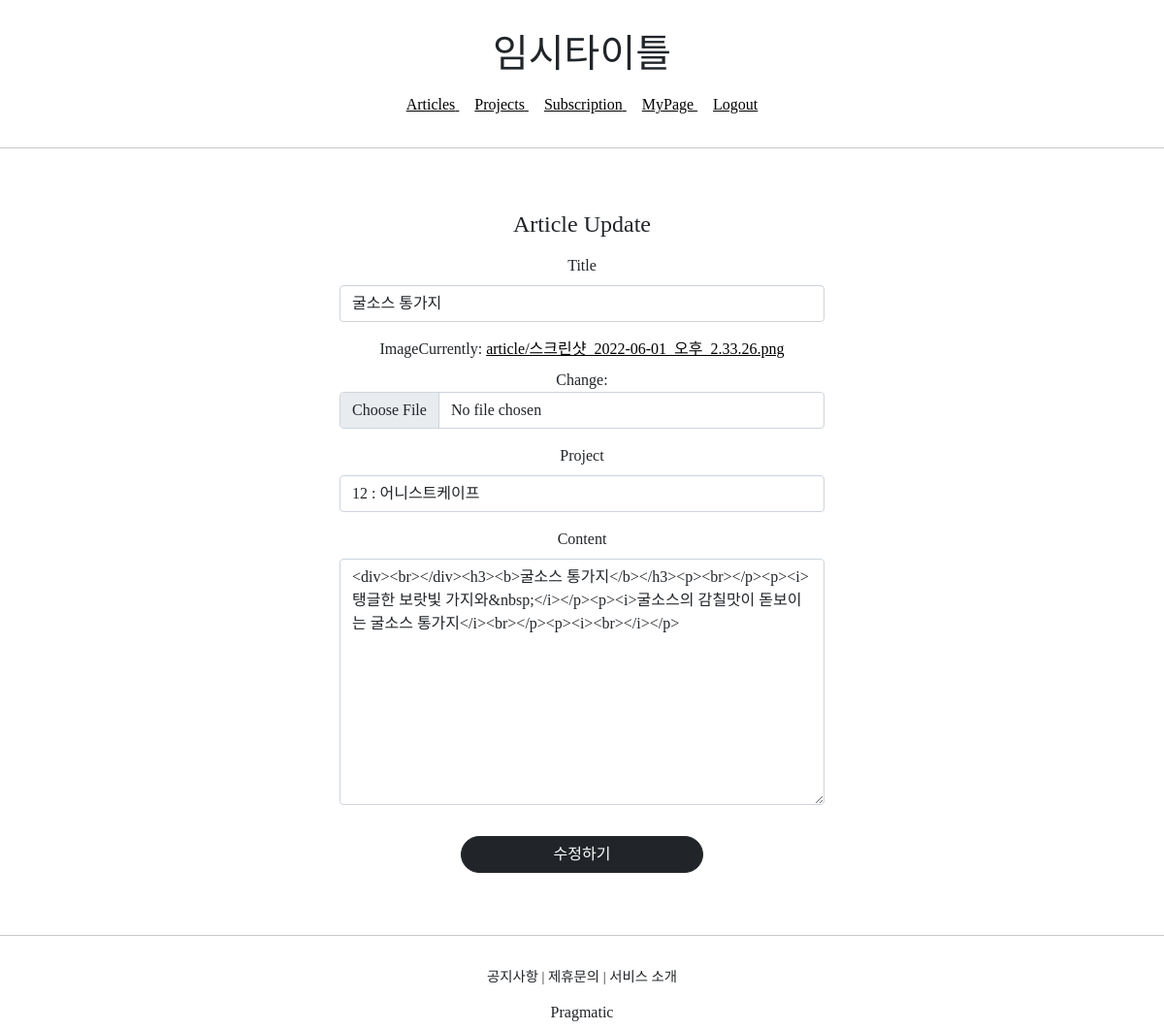
The page /articles/update/42 (signed in) on the database its author committed.
### articleapp/models.py (models this page shows)
class Article(models.Model):
    writer = models.ForeignKey(User, on_delete=models.SET_NULL, related_name='article',null=True)
    project = models.ForeignKey(Project, on_delete=models.SET_NULL, related_name='article', null=True)
    title = models.CharField(max_length=200, null=True)
    image = models.ImageField(upload_to='article/', null=False)
    content = models.TextField(null=True)
    created_at = models.DateField(auto_now_add=True, null=True)
    like = models.IntegerField(default=0)

### projectapp/models.py (models this page shows)
class Project(models.Model):
    image = models.ImageField(upload_to='project/', null=False)
    title = models.CharField(max_length=20, null=False)
    description = models.CharField(max_length=200, null=True)
    created_at = models.DateTimeField(auto_now=True)
    def __str__(self):
        return f'{self.pk} : {self.title}'

### articleapp/views.py (the view, shortened to what this page needs)
# urls.py: path('update/<int:pk>', ArticleUpdateView.as_view(), name='update'),
@method_decorator(article_ownership_required, 'get')
@method_decorator(article_ownership_required, 'post')
class ArticleUpdateView(UpdateView):
    model = Article
    context_object_name = 'target_article'
    form_class = ArticleCreationForm
    template_name = 'articleapp/update.html'

### articleapp/forms.py
class ArticleCreationForm(ModelForm):
    content = forms.CharField(widget=forms.Textarea(attrs={'class': 'editable text-left',
                                                           'style': 'height: auto;'}))
    project = forms.ModelChoiceField(queryset=Project.objects.all(), required=False)
    class Meta:
        model = Article
        fields = ['title', 'image', 'project', 'content']

### articleapp/templates/articleapp/update.html (shortened to what this page needs)
{% extends 'base.html' %}
{% load bootstrap4 %}
{% block content %}
<link rel="stylesheet" href="//cdn.jsdelivr.net/npm/medium-editor@5.23.2/dist/css/medium-editor.min.css" type="text/css" media="screen" charset="utf-8">
    <div style="text-align: center; max-width: 500px; margin: 4rem auto">
        <div class="mb-3">
            <h4>Article Update</h4>
        </div>
        <form action = "{% url 'articleapp:update' pk=target_article.pk %}" method="post" enctype="multipart/form-data">
        {% bootstrap_form form %}
        <input type="submit" value="수정하기" class="btn btn-dark rounded-pill col-6 mt-3">
    </form>
    </div>
{% endblock %}

### static/base.css (style rules this page uses)
a { color: black; }

### rows shown on the page
Article: title "굴소스 통가지", project "12 : 어니스트케이프", content "<div><br></div><h3><b>굴소스 통가지</b></h3><p><br></p><p><i>탱글한 보랏빛 가지와&nbsp;</i></p><p><i>굴소스의 감칠맛이 돋보이는 굴소스 통가지</i><br></p><p><i><br></i></p>"
